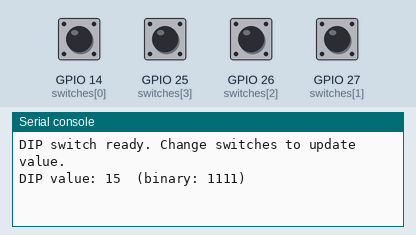
The program below on a simulated ESP32 board running MicroPython. Shown: the last lines printed to the serial console. Inputs (shaded band) come from the test bench; at power-on: GPIO 14 (switches[0]), GPIO 25 (switches[3]), GPIO 26 (switches[2]), GPIO 27 (switches[1]) HIGH.

Above: at 1.2 s.
1.3 s: GPIO 25 (switches[3]) pulled LOW for 0.15 s
At 1.43 s:
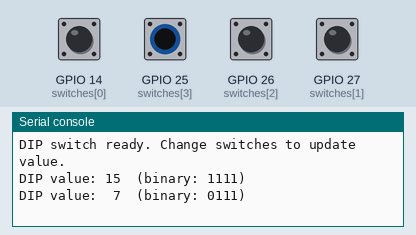
2.9 s: GPIO 14 (switches[0]) pulled LOW for 0.15 s
At 4.0 s:
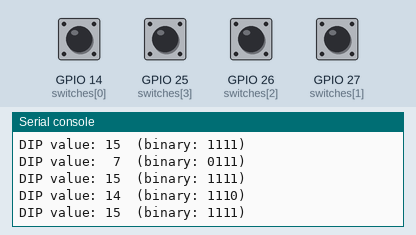
4.5 s: GPIO 26 (switches[2]) pulled LOW for 0.15 s
At 5.3 s:
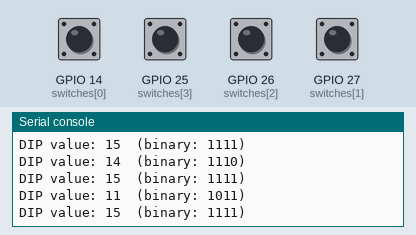
6.1 s: GPIO 27 (switches[1]) pulled LOW for 0.15 s
At 6.6 s:
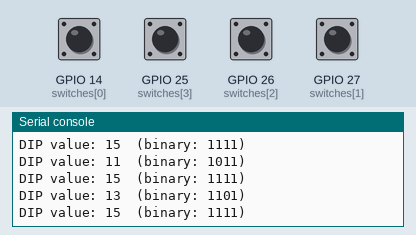
Timing chart, 0 to 8.7 s (numbered marks = the images above; inputs shaded):
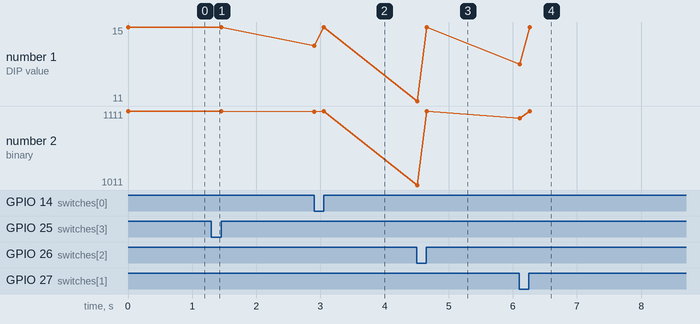

Measured:
- after the input at 1.3 s, the serial console: prints a new line at once (image 1)
- after the input at 2.9 s, the serial console: prints a new line at once (image 2)
- after the input at 4.5 s, the serial console: prints a new line at once (image 3)
- after the input at 6.1 s, the serial console: prints a new line at once (image 4)

The program:

dip_switch.py
```python
"""
4 切指撥開關 (DIP Switch)
Interface - dip_switch

原始課程: 13.DipSW(4切指撥開關)
平台: ESP32 MicroPython

功能:
  讀取 4 個指撥開關，位移計算轉為十進位編碼（0~15）
  數值變化時才印出

DIP Switch 編碼原理:
  SW1 = bit 0 (值 1)
  SW2 = bit 1 (值 2)
  SW3 = bit 2 (值 4)
  SW4 = bit 3 (值 8)
  全 OFF = 0, 全 ON = 15

硬體接線:
  SW1~SW4 → D14, D27, D26, D25（每個串接 10kΩ 下拉電阻到 GND）
  開關另一端 → 3.3V
"""

import time
from machine import Pin

SW_PINS = [14, 27, 26, 25]   # SW1~SW4 對應 bit 0~3

switches = [Pin(p, Pin.IN) for p in SW_PINS]

last_val = -1
print("DIP switch ready. Change switches to update value.")

while True:
    val = sum(switches[i].value() << i for i in range(4))

    if val != last_val:
        print("DIP value: {:2d}  (binary: {:04b})".format(val, val))
        last_val = val

    time.sleep_ms(50)
```
